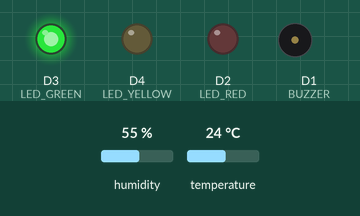
The sketch below on a simulated ESP8266 (NodeMCU). On the bench: output pins drawn as LEDs (lit = HIGH), buzzer (waves = sounding). The inputs (shaded band) are chosen by the test bench; at power-on: temperature 24 °C, humidity 55 %. WiFi joins after 1.5 s; servers stay silent unless stated; what the sketch prints to the serial monitor is not drawn.

Above: at 2.7 s.
2.8 s: temperature set to 29 °C
6.3 s: temperature set to 32 °C
At 8.7 s:
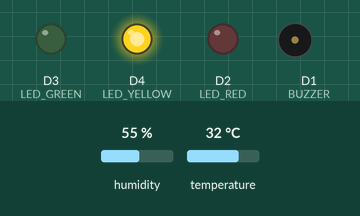
9.8 s: temperature set to 34 °C
14.5 s: temperature set to 37 °C
At 17.5 s:
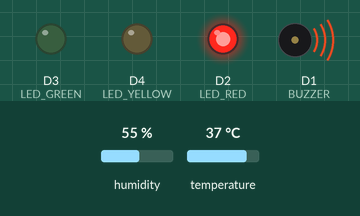
18.0 s: temperature set to 12 °C
At 22.1 s:
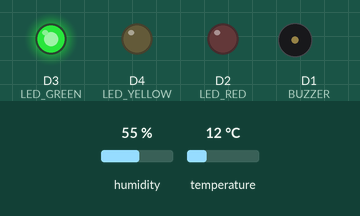
22.9 s: temperature set to 33 °C
At 25.0 s:
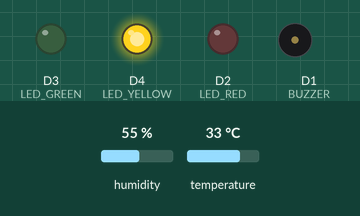
Timing chart, 0 to 26.5 s (numbered marks = the images above; inputs shaded):
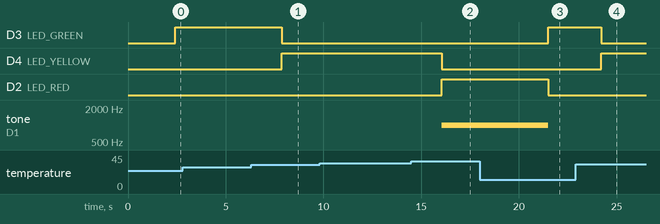

Measured:
- the behaviour switches between 30 and 31 °C on temperature (found by bisection; images 0 and 1)
- the behaviour switches between 35 and 36 °C on temperature (found by bisection; images 1 and 2)
- after the input at 2.8 s, every drawn part: stays the same
- after the input at 6.3 s, D3 (LED_GREEN): HIGH → LOW after 1.6 s; D4 (LED_YELLOW): LOW → HIGH after 1.6 s
- after the input at 9.8 s, every drawn part: stays the same
- after the input at 14.5 s, D4 (LED_YELLOW): HIGH → LOW after 1.5 s; D2 (LED_RED): LOW → HIGH after 1.5 s; tone on D1 (BUZZER): silent → 1000 Hz after 1.5 s
- after the input at 18.0 s, D3 (LED_GREEN): LOW → HIGH after 3.5 s; D2 (LED_RED): HIGH → LOW after 3.5 s; tone on D1 (BUZZER): 1000 Hz → silent after 3.5 s
- after the input at 22.9 s, D3 (LED_GREEN): HIGH → LOW after 1.3 s; D4 (LED_YELLOW): LOW → HIGH after 1.3 s

The sketch:

posttest_3.ino
```cpp
#include <ThingSpeak.h> //library platform thingspeak
#include <ESP8266WiFi.h> //library Wifi NodeMCU ESP8266
#include <WiFiClient.h> //library client
#include <DHT.h> //library DHT
#include <ESP8266WebServer.h> //library webserver


#define DHTPIN D5 // mendefinisikan pin D4 sebagai pin DHT
#define DHTTYPE DHT11 //mendefinisikan type dari DHT
DHT dht(DHTPIN, DHTTYPE);


ESP8266WebServer server(80);
String webpage;  //mengatur pin DHT dan type DHT


const int BUZZER = D1;
const int LED_RED = D2;
const int LED_GREEN = D3;
const int LED_YELLOW = D4;

unsigned int value;
const char *ssid = "Bayu"; //setting nama wifi
const char *password = "bayu1234"; //password wifi
WiFiClient client; //mengecek jika client sudah terhubung

unsigned long channel = 2477486; //ID akun ThingSpeak
const char * myWriteAPIKey = "UDVQWIUCH3VRRF0I"; //memasukan apikey

void setup() {
  Serial.begin(115200); //memulai komunikasi serial dengan baud rate 115200
  dht.begin(); //memulai sensor DHT.
  pinMode(LED_RED, OUTPUT);
  pinMode(LED_GREEN, OUTPUT);
  pinMode(LED_YELLOW, OUTPUT);
  pinMode(BUZZER, OUTPUT);


  Serial.println();
  Serial.print("Connecting to ");
  Serial.println(ssid);
  WiFi.begin(ssid, password); //menghubungkan dengan wifi router
  while (WiFi.status() != WL_CONNECTED){ //Cek koneksi Wifi.
    delay(500);
    Serial.print(".");
  }
  Serial.println("");
  Serial.println("WiFi connected");
  Serial.println(WiFi.localIP());

  ThingSpeak.begin(client);
  noTone(BUZZER);
}

void loop() {
  float temperature = dht.readTemperature(); //membaca suhu pada sensor DHT11
  float tempFahrenheit = dht.readTemperature(true);
  float tempKelvin = temperature + 273.15;
  Serial.print("Temperature Value is :");
  Serial.println(temperature);
  ThingSpeak.writeField(channel, 1, temperature, myWriteAPIKey);
  ThingSpeak.writeField(channel, 2, tempFahrenheit, myWriteAPIKey);
  ThingSpeak.writeField(channel, 3, tempKelvin, myWriteAPIKey);
  if(temperature <= 30){
    digitalWrite(LED_GREEN, HIGH);
    digitalWrite(LED_YELLOW, LOW);
    digitalWrite(LED_RED, LOW);
    noTone(BUZZER);
  } else if(temperature > 30 && temperature < 36){
    digitalWrite(LED_GREEN, LOW);
    digitalWrite(LED_YELLOW, HIGH);
    digitalWrite(LED_RED, LOW);
    noTone(BUZZER);
  } else if(temperature >= 36) {
    digitalWrite(LED_GREEN, LOW);
    digitalWrite(LED_YELLOW, LOW);
    digitalWrite(LED_RED, HIGH);
    tone(BUZZER, 1000);
  }
}
```
